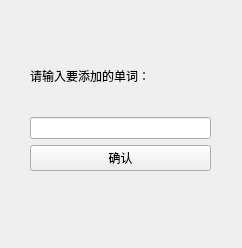
<?xml version="1.0" encoding="UTF-8"?>
<ui version="4.0">
 <class>Add_Word</class>
 <widget class="QMainWindow" name="Add_Word">
  <property name="geometry">
   <rect>
    <x>0</x>
    <y>0</y>
    <width>242</width>
    <height>248</height>
   </rect>
  </property>
  <property name="windowTitle">
   <string>单词消除小游戏</string>
  </property>
  <widget class="QWidget" name="centralwidget">
   <widget class="QWidget" name="widget" native="true">
    <property name="geometry">
     <rect>
      <x>30</x>
      <y>40</y>
      <width>181</width>
      <height>131</height>
     </rect>
    </property>
    <layout class="QVBoxLayout" name="verticalLayout">
     <item>
      <widget class="QLabel" name="label">
       <property name="text">
        <string>请输入要添加的单词：</string>
       </property>
      </widget>
     </item>
     <item>
      <widget class="QLineEdit" name="addword_lineEdit"/>
     </item>
     <item>
      <widget class="QPushButton" name="confirm_pushButton">
       <property name="text">
        <string>确认</string>
       </property>
      </widget>
     </item>
    </layout>
   </widget>
  </widget>
  <widget class="QMenuBar" name="menuBar">
   <property name="geometry">
    <rect>
     <x>0</x>
     <y>0</y>
     <width>242</width>
     <height>25</height>
    </rect>
   </property>
  </widget>
 </widget>
 <resources/>
 <connections/>
</ui>
